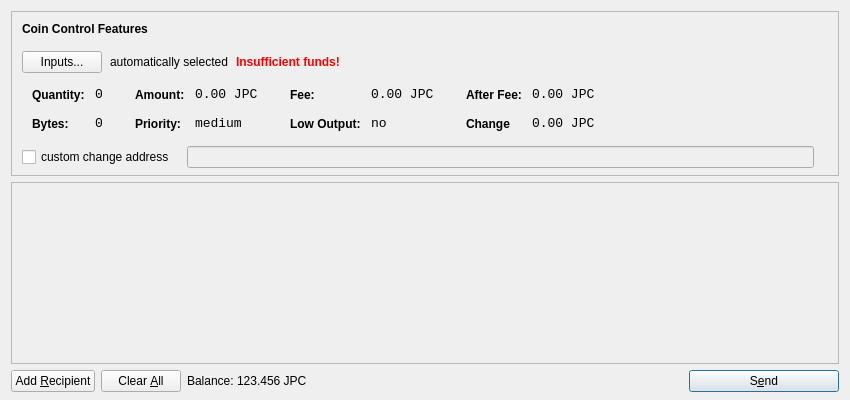
<?xml version="1.0" encoding="UTF-8"?>
<ui version="4.0">
 <class>SendCoinsDialog</class>
 <widget class="QDialog" name="SendCoinsDialog">
  <property name="geometry">
   <rect>
    <x>0</x>
    <y>0</y>
    <width>850</width>
    <height>400</height>
   </rect>
  </property>
  <property name="windowTitle">
   <string>Send Coins</string>
  </property>
  <layout class="QVBoxLayout" name="verticalLayout" stretch="0,1,0">
   <property name="bottomMargin">
    <number>8</number>
   </property>
   <item>
    <widget class="QFrame" name="frameCoinControl">
     <property name="sizePolicy">
      <sizepolicy hsizetype="Expanding" vsizetype="Expanding">
       <horstretch>0</horstretch>
       <verstretch>0</verstretch>
      </sizepolicy>
     </property>
     <property name="maximumSize">
      <size>
       <width>16777215</width>
       <height>16777215</height>
      </size>
     </property>
     <property name="frameShape">
      <enum>QFrame::StyledPanel</enum>
     </property>
     <property name="frameShadow">
      <enum>QFrame::Sunken</enum>
     </property>
     <layout class="QVBoxLayout" name="verticalLayoutCoinControl2">
      <property name="spacing">
       <number>-1</number>
      </property>
      <property name="leftMargin">
       <number>0</number>
      </property>
      <property name="topMargin">
       <number>0</number>
      </property>
      <property name="rightMargin">
       <number>0</number>
      </property>
      <property name="bottomMargin">
       <number>6</number>
      </property>
      <item>
       <layout class="QVBoxLayout" name="verticalLayoutCoinControl" stretch="0,0,0,0,1">
        <property name="spacing">
         <number>0</number>
        </property>
        <property name="leftMargin">
         <number>10</number>
        </property>
        <property name="topMargin">
         <number>10</number>
        </property>
        <item>
         <layout class="QHBoxLayout" name="horizontalLayoutCoinControl1">
          <property name="bottomMargin">
           <number>15</number>
          </property>
          <item>
           <widget class="QLabel" name="labelCoinControlFeatures">
            <property name="sizePolicy">
             <sizepolicy hsizetype="Preferred" vsizetype="Maximum">
              <horstretch>0</horstretch>
              <verstretch>0</verstretch>
             </sizepolicy>
            </property>
            <property name="font">
             <font>
              <weight>75</weight>
              <bold>true</bold>
             </font>
            </property>
            <property name="styleSheet">
             <string notr="true">font-weight:bold;</string>
            </property>
            <property name="text">
             <string>Coin Control Features</string>
            </property>
           </widget>
          </item>
         </layout>
        </item>
        <item>
         <layout class="QHBoxLayout" name="horizontalLayoutCoinControl2" stretch="0,0,0,0">
          <property name="spacing">
           <number>8</number>
          </property>
          <property name="bottomMargin">
           <number>10</number>
          </property>
          <item>
           <widget class="QPushButton" name="pushButtonCoinControl">
            <property name="styleSheet">
             <string notr="true"/>
            </property>
            <property name="text">
             <string>Inputs...</string>
            </property>
           </widget>
          </item>
          <item>
           <widget class="QLabel" name="labelCoinControlAutomaticallySelected">
            <property name="text">
             <string>automatically selected</string>
            </property>
            <property name="margin">
             <number>5</number>
            </property>
           </widget>
          </item>
          <item>
           <widget class="QLabel" name="labelCoinControlInsuffFunds">
            <property name="font">
             <font>
              <weight>75</weight>
              <bold>true</bold>
             </font>
            </property>
            <property name="styleSheet">
             <string notr="true">color:red;font-weight:bold;</string>
            </property>
            <property name="text">
             <string>Insufficient funds!</string>
            </property>
            <property name="margin">
             <number>5</number>
            </property>
           </widget>
          </item>
          <item>
           <spacer name="horizontalSpacerCoinControl">
            <property name="orientation">
             <enum>Qt::Horizontal</enum>
            </property>
            <property name="sizeHint" stdset="0">
             <size>
              <width>40</width>
              <height>1</height>
             </size>
            </property>
           </spacer>
          </item>
         </layout>
        </item>
        <item>
         <widget class="QWidget" name="widgetCoinControl" native="true">
          <property name="sizePolicy">
           <sizepolicy hsizetype="Preferred" vsizetype="Preferred">
            <horstretch>0</horstretch>
            <verstretch>0</verstretch>
           </sizepolicy>
          </property>
          <property name="minimumSize">
           <size>
            <width>0</width>
            <height>0</height>
           </size>
          </property>
          <property name="styleSheet">
           <string notr="true"/>
          </property>
          <layout class="QHBoxLayout" name="horizontalLayoutCoinControl5">
           <property name="margin">
            <number>0</number>
           </property>
           <item>
            <layout class="QHBoxLayout" name="horizontalLayoutCoinControl3" stretch="0,0,0,1">
             <property name="spacing">
              <number>20</number>
             </property>
             <property name="topMargin">
              <number>0</number>
             </property>
             <property name="bottomMargin">
              <number>10</number>
             </property>
             <item>
              <layout class="QFormLayout" name="formLayoutCoinControl1">
               <property name="horizontalSpacing">
                <number>10</number>
               </property>
               <property name="verticalSpacing">
                <number>14</number>
               </property>
               <property name="leftMargin">
                <number>10</number>
               </property>
               <property name="topMargin">
                <number>4</number>
               </property>
               <property name="rightMargin">
                <number>6</number>
               </property>
               <item row="0" column="0">
                <widget class="QLabel" name="labelCoinControlQuantityText">
                 <property name="styleSheet">
                  <string notr="true">font-weight:bold;</string>
                 </property>
                 <property name="text">
                  <string>Quantity:</string>
                 </property>
                 <property name="margin">
                  <number>0</number>
                 </property>
                </widget>
               </item>
               <item row="0" column="1">
                <widget class="QLabel" name="labelCoinControlQuantity">
                 <property name="font">
                  <font>
                   <family>Monospace</family>
                   <pointsize>10</pointsize>
                  </font>
                 </property>
                 <property name="cursor">
                  <cursorShape>IBeamCursor</cursorShape>
                 </property>
                 <property name="contextMenuPolicy">
                  <enum>Qt::ActionsContextMenu</enum>
                 </property>
                 <property name="text">
                  <string>0</string>
                 </property>
                 <property name="margin">
                  <number>0</number>
                 </property>
                 <property name="textInteractionFlags">
                  <set>Qt::LinksAccessibleByMouse|Qt::TextSelectableByKeyboard|Qt::TextSelectableByMouse</set>
                 </property>
                </widget>
               </item>
               <item row="1" column="0">
                <widget class="QLabel" name="labelCoinControlBytesText">
                 <property name="styleSheet">
                  <string notr="true">font-weight:bold;</string>
                 </property>
                 <property name="text">
                  <string>Bytes:</string>
                 </property>
                </widget>
               </item>
               <item row="1" column="1">
                <widget class="QLabel" name="labelCoinControlBytes">
                 <property name="font">
                  <font>
                   <family>Monospace</family>
                   <pointsize>10</pointsize>
                  </font>
                 </property>
                 <property name="cursor">
                  <cursorShape>IBeamCursor</cursorShape>
                 </property>
                 <property name="contextMenuPolicy">
                  <enum>Qt::ActionsContextMenu</enum>
                 </property>
                 <property name="text">
                  <string>0</string>
                 </property>
                 <property name="textInteractionFlags">
                  <set>Qt::LinksAccessibleByMouse|Qt::TextSelectableByKeyboard|Qt::TextSelectableByMouse</set>
                 </property>
                </widget>
               </item>
              </layout>
             </item>
             <item>
              <layout class="QFormLayout" name="formLayoutCoinControl2">
               <property name="horizontalSpacing">
                <number>10</number>
               </property>
               <property name="verticalSpacing">
                <number>14</number>
               </property>
               <property name="leftMargin">
                <number>6</number>
               </property>
               <property name="topMargin">
                <number>4</number>
               </property>
               <property name="rightMargin">
                <number>6</number>
               </property>
               <item row="0" column="0">
                <widget class="QLabel" name="labelCoinControlAmountText">
                 <property name="styleSheet">
                  <string notr="true">font-weight:bold;</string>
                 </property>
                 <property name="text">
                  <string>Amount:</string>
                 </property>
                 <property name="margin">
                  <number>0</number>
                 </property>
                </widget>
               </item>
               <item row="0" column="1">
                <widget class="QLabel" name="labelCoinControlAmount">
                 <property name="font">
                  <font>
                   <family>Monospace</family>
                   <pointsize>10</pointsize>
                  </font>
                 </property>
                 <property name="cursor">
                  <cursorShape>IBeamCursor</cursorShape>
                 </property>
                 <property name="contextMenuPolicy">
                  <enum>Qt::ActionsContextMenu</enum>
                 </property>
                 <property name="text">
                  <string>0.00 JPC</string>
                 </property>
                 <property name="textInteractionFlags">
                  <set>Qt::LinksAccessibleByMouse|Qt::TextSelectableByKeyboard|Qt::TextSelectableByMouse</set>
                 </property>
                </widget>
               </item>
               <item row="1" column="0">
                <widget class="QLabel" name="labelCoinControlPriorityText">
                 <property name="styleSheet">
                  <string notr="true">font-weight:bold;</string>
                 </property>
                 <property name="text">
                  <string>Priority:</string>
                 </property>
                </widget>
               </item>
               <item row="1" column="1">
                <widget class="QLabel" name="labelCoinControlPriority">
                 <property name="font">
                  <font>
                   <family>Monospace</family>
                   <pointsize>10</pointsize>
                  </font>
                 </property>
                 <property name="cursor">
                  <cursorShape>IBeamCursor</cursorShape>
                 </property>
                 <property name="contextMenuPolicy">
                  <enum>Qt::ActionsContextMenu</enum>
                 </property>
                 <property name="text">
                  <string>medium</string>
                 </property>
                 <property name="textInteractionFlags">
                  <set>Qt::LinksAccessibleByMouse|Qt::TextSelectableByKeyboard|Qt::TextSelectableByMouse</set>
                 </property>
                </widget>
               </item>
              </layout>
             </item>
             <item>
              <layout class="QFormLayout" name="formLayoutCoinControl3">
               <property name="horizontalSpacing">
                <number>10</number>
               </property>
               <property name="verticalSpacing">
                <number>14</number>
               </property>
               <property name="leftMargin">
                <number>6</number>
               </property>
               <property name="topMargin">
                <number>4</number>
               </property>
               <property name="rightMargin">
                <number>6</number>
               </property>
               <item row="0" column="0">
                <widget class="QLabel" name="labelCoinControlFeeText">
                 <property name="styleSheet">
                  <string notr="true">font-weight:bold;</string>
                 </property>
                 <property name="text">
                  <string>Fee:</string>
                 </property>
                 <property name="margin">
                  <number>0</number>
                 </property>
                </widget>
               </item>
               <item row="0" column="1">
                <widget class="QLabel" name="labelCoinControlFee">
                 <property name="font">
                  <font>
                   <family>Monospace</family>
                   <pointsize>10</pointsize>
                  </font>
                 </property>
                 <property name="cursor">
                  <cursorShape>IBeamCursor</cursorShape>
                 </property>
                 <property name="contextMenuPolicy">
                  <enum>Qt::ActionsContextMenu</enum>
                 </property>
                 <property name="text">
                  <string>0.00 JPC</string>
                 </property>
                 <property name="textInteractionFlags">
                  <set>Qt::LinksAccessibleByMouse|Qt::TextSelectableByKeyboard|Qt::TextSelectableByMouse</set>
                 </property>
                </widget>
               </item>
               <item row="1" column="0">
                <widget class="QLabel" name="labelCoinControlLowOutputText">
                 <property name="styleSheet">
                  <string notr="true">font-weight:bold;</string>
                 </property>
                 <property name="text">
                  <string>Low Output:</string>
                 </property>
                </widget>
               </item>
               <item row="1" column="1">
                <widget class="QLabel" name="labelCoinControlLowOutput">
                 <property name="font">
                  <font>
                   <family>Monospace</family>
                   <pointsize>10</pointsize>
                  </font>
                 </property>
                 <property name="cursor">
                  <cursorShape>IBeamCursor</cursorShape>
                 </property>
                 <property name="contextMenuPolicy">
                  <enum>Qt::ActionsContextMenu</enum>
                 </property>
                 <property name="text">
                  <string>no</string>
                 </property>
                 <property name="textInteractionFlags">
                  <set>Qt::LinksAccessibleByMouse|Qt::TextSelectableByKeyboard|Qt::TextSelectableByMouse</set>
                 </property>
                </widget>
               </item>
              </layout>
             </item>
             <item>
              <layout class="QFormLayout" name="formLayoutCoinControl4">
               <property name="horizontalSpacing">
                <number>10</number>
               </property>
               <property name="verticalSpacing">
                <number>14</number>
               </property>
               <property name="leftMargin">
                <number>6</number>
               </property>
               <property name="topMargin">
                <number>4</number>
               </property>
               <property name="rightMargin">
                <number>6</number>
               </property>
               <item row="0" column="0">
                <widget class="QLabel" name="labelCoinControlAfterFeeText">
                 <property name="styleSheet">
                  <string notr="true">font-weight:bold;</string>
                 </property>
                 <property name="text">
                  <string>After Fee:</string>
                 </property>
                 <property name="margin">
                  <number>0</number>
                 </property>
                </widget>
               </item>
               <item row="0" column="1">
                <widget class="QLabel" name="labelCoinControlAfterFee">
                 <property name="font">
                  <font>
                   <family>Monospace</family>
                   <pointsize>10</pointsize>
                  </font>
                 </property>
                 <property name="cursor">
                  <cursorShape>IBeamCursor</cursorShape>
                 </property>
                 <property name="contextMenuPolicy">
                  <enum>Qt::ActionsContextMenu</enum>
                 </property>
                 <property name="text">
                  <string>0.00 JPC</string>
                 </property>
                 <property name="textInteractionFlags">
                  <set>Qt::LinksAccessibleByMouse|Qt::TextSelectableByKeyboard|Qt::TextSelectableByMouse</set>
                 </property>
                </widget>
               </item>
               <item row="1" column="0">
                <widget class="QLabel" name="labelCoinControlChangeText">
                 <property name="styleSheet">
                  <string notr="true">font-weight:bold;</string>
                 </property>
                 <property name="text">
                  <string>Change</string>
                 </property>
                </widget>
               </item>
               <item row="1" column="1">
                <widget class="QLabel" name="labelCoinControlChange">
                 <property name="font">
                  <font>
                   <family>Monospace</family>
                   <pointsize>10</pointsize>
                  </font>
                 </property>
                 <property name="cursor">
                  <cursorShape>IBeamCursor</cursorShape>
                 </property>
                 <property name="contextMenuPolicy">
                  <enum>Qt::ActionsContextMenu</enum>
                 </property>
                 <property name="text">
                  <string>0.00 JPC</string>
                 </property>
                 <property name="textInteractionFlags">
                  <set>Qt::LinksAccessibleByMouse|Qt::TextSelectableByKeyboard|Qt::TextSelectableByMouse</set>
                 </property>
                </widget>
               </item>
              </layout>
             </item>
            </layout>
           </item>
          </layout>
         </widget>
        </item>
        <item>
         <layout class="QHBoxLayout" name="horizontalLayoutCoinControl4" stretch="0,0,0">
          <property name="spacing">
           <number>12</number>
          </property>
          <property name="sizeConstraint">
           <enum>QLayout::SetDefaultConstraint</enum>
          </property>
          <property name="topMargin">
           <number>5</number>
          </property>
          <property name="rightMargin">
           <number>5</number>
          </property>
          <item>
           <widget class="QCheckBox" name="checkBoxCoinControlChange">
            <property name="text">
             <string>custom change address</string>
            </property>
           </widget>
          </item>
          <item>
           <widget class="QLineEdit" name="lineEditCoinControlChange">
            <property name="enabled">
             <bool>false</bool>
            </property>
            <property name="sizePolicy">
             <sizepolicy hsizetype="Expanding" vsizetype="Fixed">
              <horstretch>0</horstretch>
              <verstretch>0</verstretch>
             </sizepolicy>
            </property>
           </widget>
          </item>
          <item>
           <widget class="QLabel" name="labelCoinControlChangeLabel">
            <property name="sizePolicy">
             <sizepolicy hsizetype="Preferred" vsizetype="Expanding">
              <horstretch>0</horstretch>
              <verstretch>0</verstretch>
             </sizepolicy>
            </property>
            <property name="minimumSize">
             <size>
              <width>0</width>
              <height>0</height>
             </size>
            </property>
            <property name="text">
             <string/>
            </property>
            <property name="margin">
             <number>3</number>
            </property>
           </widget>
          </item>
         </layout>
        </item>
        <item>
         <spacer name="verticalSpacerCoinControl">
          <property name="orientation">
           <enum>Qt::Vertical</enum>
          </property>
          <property name="sizeHint" stdset="0">
           <size>
            <width>800</width>
            <height>1</height>
           </size>
          </property>
         </spacer>
        </item>
       </layout>
      </item>
     </layout>
    </widget>
   </item>
   <item>
    <widget class="QScrollArea" name="scrollArea">
     <property name="widgetResizable">
      <bool>true</bool>
     </property>
     <widget class="QWidget" name="scrollAreaWidgetContents">
      <property name="geometry">
       <rect>
        <x>0</x>
        <y>0</y>
        <width>830</width>
        <height>165</height>
       </rect>
      </property>
      <layout class="QVBoxLayout" name="verticalLayout_2">
       <property name="margin">
        <number>0</number>
       </property>
       <item>
        <layout class="QVBoxLayout" name="entries">
         <property name="spacing">
          <number>6</number>
         </property>
        </layout>
       </item>
       <item>
        <spacer name="verticalSpacer">
         <property name="orientation">
          <enum>Qt::Vertical</enum>
         </property>
         <property name="sizeHint" stdset="0">
          <size>
           <width>20</width>
           <height>40</height>
          </size>
         </property>
        </spacer>
       </item>
      </layout>
     </widget>
    </widget>
   </item>
   <item>
    <layout class="QHBoxLayout" name="horizontalLayout">
     <item>
      <widget class="QPushButton" name="addButton">
       <property name="toolTip">
        <string>Send to multiple recipients at once</string>
       </property>
       <property name="text">
        <string>Add &amp;Recipient</string>
       </property>
       <property name="icon">
        <iconset resource="../bitcoin.qrc">
         <normaloff>:/icons/add</normaloff>:/icons/add</iconset>
       </property>
       <property name="autoDefault">
        <bool>false</bool>
       </property>
      </widget>
     </item>
     <item>
      <widget class="QPushButton" name="clearButton">
       <property name="sizePolicy">
        <sizepolicy hsizetype="Minimum" vsizetype="Fixed">
         <horstretch>0</horstretch>
         <verstretch>0</verstretch>
        </sizepolicy>
       </property>
       <property name="toolTip">
        <string>Remove all transaction fields</string>
       </property>
       <property name="text">
        <string>Clear &amp;All</string>
       </property>
       <property name="icon">
        <iconset resource="../bitcoin.qrc">
         <normaloff>:/icons/remove</normaloff>:/icons/remove</iconset>
       </property>
       <property name="autoRepeatDelay">
        <number>300</number>
       </property>
       <property name="autoDefault">
        <bool>false</bool>
       </property>
      </widget>
     </item>
     <item>
      <layout class="QHBoxLayout" name="horizontalLayout_2">
       <property name="spacing">
        <number>3</number>
       </property>
       <item>
        <widget class="QLabel" name="label">
         <property name="sizePolicy">
          <sizepolicy hsizetype="Preferred" vsizetype="Fixed">
           <horstretch>0</horstretch>
           <verstretch>0</verstretch>
          </sizepolicy>
         </property>
         <property name="text">
          <string>Balance:</string>
         </property>
        </widget>
       </item>
       <item>
        <widget class="QLabel" name="labelBalance">
         <property name="sizePolicy">
          <sizepolicy hsizetype="Preferred" vsizetype="Fixed">
           <horstretch>0</horstretch>
           <verstretch>0</verstretch>
          </sizepolicy>
         </property>
         <property name="cursor">
          <cursorShape>IBeamCursor</cursorShape>
         </property>
         <property name="text">
          <string>123.456 JPC</string>
         </property>
         <property name="textInteractionFlags">
          <set>Qt::LinksAccessibleByMouse|Qt::TextSelectableByKeyboard|Qt::TextSelectableByMouse</set>
         </property>
        </widget>
       </item>
      </layout>
     </item>
     <item>
      <spacer name="horizontalSpacer">
       <property name="orientation">
        <enum>Qt::Horizontal</enum>
       </property>
       <property name="sizeHint" stdset="0">
        <size>
         <width>40</width>
         <height>20</height>
        </size>
       </property>
      </spacer>
     </item>
     <item>
      <widget class="QPushButton" name="sendButton">
       <property name="minimumSize">
        <size>
         <width>150</width>
         <height>0</height>
        </size>
       </property>
       <property name="toolTip">
        <string>Confirm the send action</string>
       </property>
       <property name="text">
        <string>S&amp;end</string>
       </property>
       <property name="icon">
        <iconset resource="../bitcoin.qrc">
         <normaloff>:/icons/send</normaloff>:/icons/send</iconset>
       </property>
       <property name="default">
        <bool>true</bool>
       </property>
      </widget>
     </item>
    </layout>
   </item>
  </layout>
 </widget>
 <resources>
  <include location="../bitcoin.qrc"/>
 </resources>
 <connections/>
</ui>
